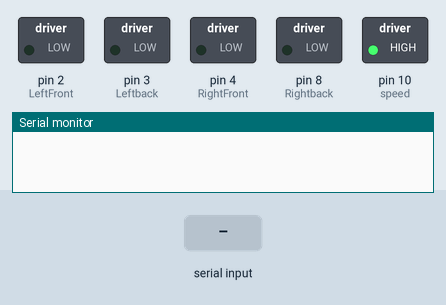
The sketch below on a simulated Arduino Uno, built with avr-gcc and run on an emulated ATmega328P. Parts: switched loads named in the sketch (green lamp = pin HIGH), the last lines printed to the serial monitor. The test bench sets the inputs (shaded band).

Above: at 1.2 s.
1.3 s: "F" received over the second serial link
At 1.8 s:
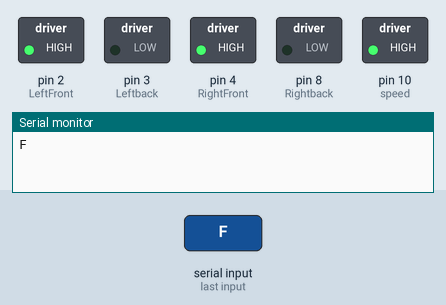
2.8 s: "B" received over the second serial link
At 4.0 s:
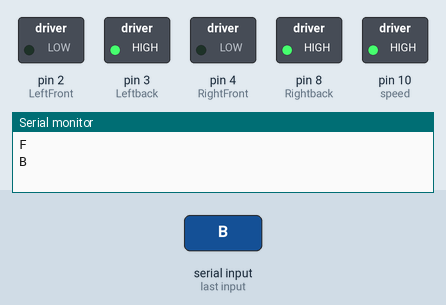
4.3 s: "L" received over the second serial link
At 5.3 s:
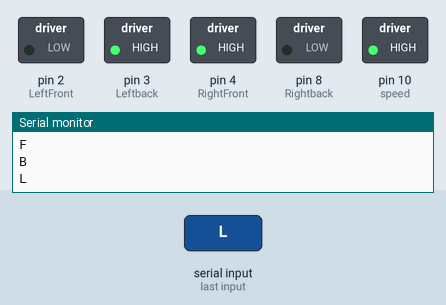
5.8 s: "R" received over the second serial link
At 6.5 s:
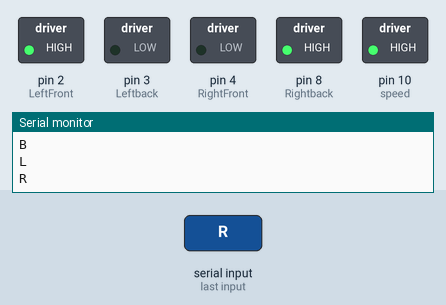
7.3 s: "I" received over the second serial link
At 7.6 s:
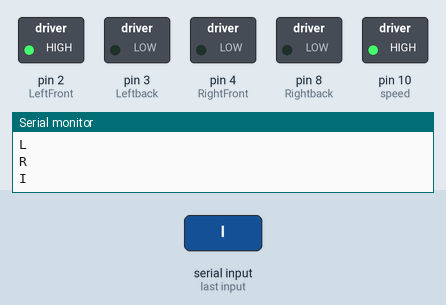
8.8 s: "G" received over the second serial link
At 9.9 s:
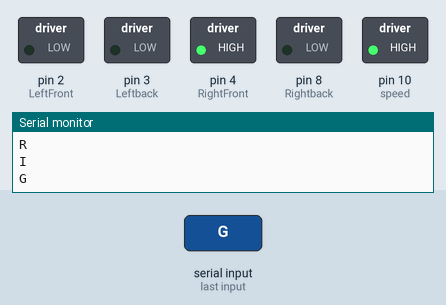
Timing chart, 0 to 11.3 s (numbered marks = the images above; inputs shaded):
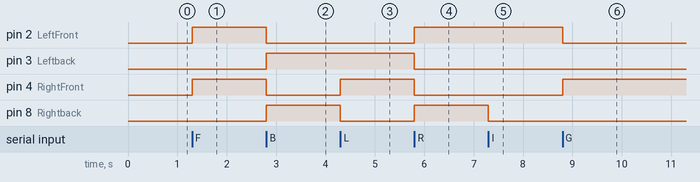

The sketch:

Car_Bluetooth.ino
```cpp
int LeftFront = 2;
int Leftback = 3;
int RightFront = 4;
int Rightback = 8;  // Change to a different available pin
int speed = 10;

#include <SoftwareSerial.h>
SoftwareSerial bt(6, 7);

void setup() {
  bt.begin(9600);     /* Define baud rate for software serial communication */
  Serial.begin(9600); /* Define baud rate for serial communication */
  pinMode(LeftFront, OUTPUT);
  pinMode(Leftback, OUTPUT);
  pinMode(RightFront, OUTPUT);
  pinMode(Rightback, OUTPUT);
  pinMode(speed, OUTPUT);
  digitalWrite(speed, HIGH);
}

void loop() {
  if (bt.available()) /* If data is available on the serial port */
  {
    char command = bt.read(); /* Read the command character */
    Serial.println(command);
    processCommand(command); /* Process the received command */
  }
}

void processCommand(char command) {
  switch (command) {
    case 'F':  // Move forward
      moveForward();
      break;
    case 'B':  // Move backward
      moveBackward();
      break;
    case 'L':  // Move left
      moveLeft();
      break;
    case 'R':  // Move right
      moveRight();
      break;
    case 'S':  // Stop
      stopCar();
      break;
    case 'I':  // Position 45 degrees
      setPosition(45);
      break;
    case 'G':  // Position 135 degrees
      setPosition(135);
      break;
    case 'H':  // Position 225 degrees
      setPosition(225);
      break;
    case 'J':  // Position 315 degrees
      setPosition(315);
      break;
    default:
      // Invalid command
      break;
  }
}

void moveForward() {
  digitalWrite(LeftFront, HIGH);
  digitalWrite(Leftback, LOW);
  digitalWrite(RightFront, HIGH);
  digitalWrite(Rightback, LOW);
}

void moveBackward() {
  digitalWrite(LeftFront, LOW);
  digitalWrite(Leftback, HIGH);
  digitalWrite(RightFront, LOW);
  digitalWrite(Rightback, HIGH);
}

void moveLeft() {
  digitalWrite(LeftFront, LOW);
  digitalWrite(Leftback, HIGH);
  digitalWrite(RightFront, HIGH);
  digitalWrite(Rightback, LOW);
}

void moveRight() {
  digitalWrite(LeftFront, HIGH);
  digitalWrite(Leftback, LOW);
  digitalWrite(RightFront, LOW);
  digitalWrite(Rightback, HIGH);
}

void stopCar() {
  digitalWrite(LeftFront, LOW);
  digitalWrite(Leftback, LOW);
  digitalWrite(RightFront, LOW);
  digitalWrite(Rightback, LOW);
}

void setPosition(int position) {
  // Calculate the corresponding motor control values based on the desired position
  if (position == 45) {
    digitalWrite(LeftFront, HIGH);
    digitalWrite(Leftback, LOW);
    digitalWrite(RightFront, LOW);
    digitalWrite(Rightback, LOW);
  } else if (position == 135) {
    digitalWrite(LeftFront, LOW);
    digitalWrite(Leftback, LOW);
    digitalWrite(RightFront, HIGH);
    digitalWrite(Rightback, LOW);
  } else if (position == 225) {
    digitalWrite(LeftFront, LOW);
    digitalWrite(Leftback, LOW);
    digitalWrite(RightFront, LOW);
    digitalWrite(Rightback, HIGH);
  } else if (position == 315) {
    digitalWrite(LeftFront, LOW);
    digitalWrite(Leftback, HIGH);
    digitalWrite(RightFront, LOW);
    digitalWrite(Rightback, LOW);
  }
}
```

Measured:
- after the input at 1.3 s, pin 2 (LeftFront), pin 4 (RightFront): LOW → HIGH at once
- after the input at 2.8 s, pin 2 (LeftFront), pin 4 (RightFront): HIGH → LOW at once; pin 3 (Leftback), pin 8 (Rightback): LOW → HIGH at once
- after the input at 4.3 s, pin 4 (RightFront): LOW → HIGH at once; pin 8 (Rightback): HIGH → LOW at once
- after the input at 5.8 s, pin 2 (LeftFront), pin 8 (Rightback): LOW → HIGH at once; pin 3 (Leftback), pin 4 (RightFront): HIGH → LOW at once
- after the input at 7.3 s, pin 8 (Rightback): HIGH → LOW at once
- after the input at 8.8 s, pin 2 (LeftFront): HIGH → LOW at once; pin 4 (RightFront): LOW → HIGH at once
